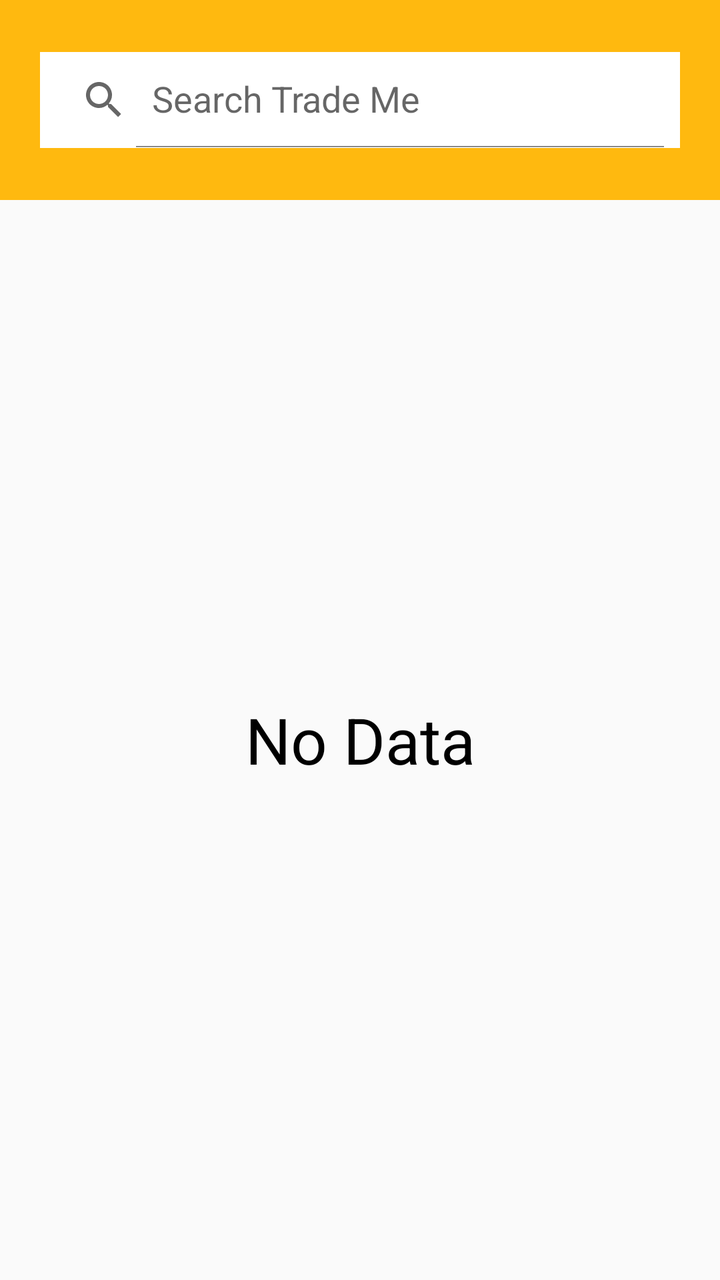
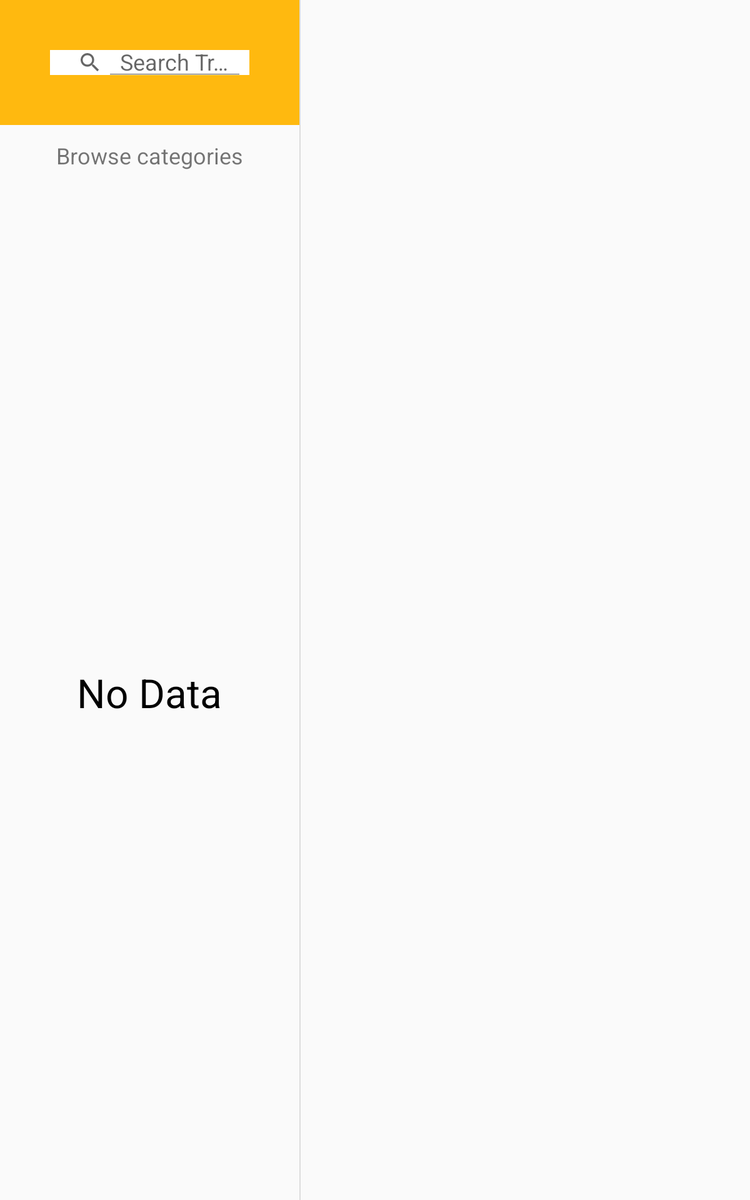

The same Android screen from two of the app's own layout files: first res/layout/ as a phone draws it, then the author's variant for another configuration, drawn on a device whose configuration selects that folder. Both files follow.
<!-- AndroidManifest.xml: application theme AppTheme -->
<!-- res/layout/activity_main.xml -->
<?xml version="1.0" encoding="utf-8"?>
<LinearLayout
    xmlns:android="http://schemas.android.com/apk/res/android"
    xmlns:tools="http://schemas.android.com/tools"
    android:layout_width="match_parent"
    android:layout_height="match_parent"
    android:orientation="vertical"
    android:focusable="true"
    android:focusableInTouchMode="true"
    tools:context="com.cheng.trademedemo.ui.activity.MainActivity">

    <include layout="@layout/search_box" />

    
    <FrameLayout
        android:id="@+id/category_path"
        android:layout_width="match_parent"
        android:layout_height="wrap_content"
        />

    <FrameLayout
        android:layout_width="match_parent"
        android:layout_height="0dp"
        android:layout_weight="1">
        <FrameLayout
            android:id="@+id/category_list"
            android:layout_width="match_parent"
            android:layout_height="match_parent"
            />

        <TextView
            style="@style/NoData"
            android:id="@+id/no_data"
            />

        <RelativeLayout
            style="@style/ProgressBarLayout"
            android:id="@+id/progress">
            <ProgressBar style="@style/ProgressBar" />
        </RelativeLayout>
    </FrameLayout>

</LinearLayout>
<!-- res/layout/search_box.xml (included above) -->
<?xml version="1.0" encoding="utf-8"?>
<RelativeLayout
    xmlns:android="http://schemas.android.com/apk/res/android"
    xmlns:app="http://schemas.android.com/apk/res-auto"
    android:id="@+id/search_layout"
    android:layout_width="match_parent"
    android:layout_height="@dimen/search_layout_height"
    android:background="@color/bg_search_box"
    >
    <android.support.v7.widget.SearchView
        android:id="@+id/search_trade_me"
        android:layout_width="match_parent"
        android:layout_height="wrap_content"
        android:layout_margin="@dimen/big"
        android:layout_centerInParent="true"
        android:background="@color/white"
        app:iconifiedByDefault="false"
        app:defaultQueryHint="@string/search_trade_me"
        />
</RelativeLayout>
<!-- resources referenced by this layout -->
<resources>
  <color name="bg_search_box">#FFB90F</color>
  <color name="white">@android:color/white</color>
  <dimen name="big">20dp</dimen>
  <dimen name="search_layout_height">100dp</dimen>
  <string name="search_trade_me">Search Trade Me</string>
  <style name="NoData">
          <item name="android:layout_width">match_parent</item>
          <item name="android:layout_height">match_parent</item>
          <item name="android:gravity">center</item>
          <item name="android:text">No Data</item>
          <item name="android:textColor">@color/black</item>
          <item name="android:textSize">32sp</item>
      </style>
  <style name="ProgressBar">
          <item name="android:layout_width">wrap_content</item>
          <item name="android:layout_height">wrap_content</item>
          <item name="android:layout_centerInParent">true</item>
      </style>
  <style name="ProgressBarLayout">
          <item name="android:layout_width">match_parent</item>
          <item name="android:layout_height">match_parent</item>
          <item name="android:background">@color/bg_progress_bar</item>
          <item name="android:visibility">gone</item>
      </style>
  <style name="AppTheme" parent="Theme.AppCompat.Light.NoActionBar">
          
          <item name="colorPrimary">@color/colorPrimary</item>
          <item name="colorPrimaryDark">@color/colorPrimaryDark</item>
          <item name="colorAccent">@color/colorAccent</item>
          <item name="android:textViewStyle">@style/TextViewStyle</item>
      </style>
  <color name="black">@android:color/black</color>
  <color name="bg_progress_bar">#BF000000</color>
  <color name="colorPrimary">#3F51B5</color>
  <color name="colorPrimaryDark">#303F9F</color>
  <color name="colorAccent">#FF4081</color>
  <style name="TextViewStyle" parent="android:Widget.TextView">
          <item name="android:fontFamily">sans-serif</item>
      </style>
</resources>
<!-- res/layout-sw600dp/activity_main.xml (the author's variant of the layout above) -->
<!-- drawn on a 7-inch tablet held upright -->
<?xml version="1.0" encoding="utf-8"?>
<LinearLayout
    xmlns:android="http://schemas.android.com/apk/res/android"
    android:layout_width="match_parent"
    android:layout_height="match_parent"
    android:orientation="horizontal"
    android:focusable="true"
    android:focusableInTouchMode="true"
    android:divider="?android:attr/dividerHorizontal"
    android:baselineAligned="false"
    android:showDividers="middle">

    <LinearLayout
        android:layout_width="0dp"
        android:layout_height="match_parent"
        android:layout_weight="2"
        android:orientation="vertical">

        <include layout="@layout/search_box" />

        <include layout="@layout/header_category_path" />

        <FrameLayout
            android:layout_width="match_parent"
            android:layout_height="match_parent">
            <FrameLayout
                android:id="@+id/category_list"
                android:layout_width="match_parent"
                android:layout_height="match_parent"
                />

            <TextView
                style="@style/NoData"
                android:id="@+id/no_data"
                />

            <RelativeLayout
                style="@style/ProgressBarLayout"
                android:id="@+id/progress">
                <ProgressBar style="@style/ProgressBar" />
            </RelativeLayout>
        </FrameLayout>

    </LinearLayout>

    <FrameLayout
        android:id="@+id/detail_fragment"
        android:layout_width="0dp"
        android:layout_height="match_parent"
        android:layout_weight="3"/>

</LinearLayout>
<!-- res/layout/header_category_path.xml (included above) -->
<?xml version="1.0" encoding="utf-8"?>
<TextView
    xmlns:android="http://schemas.android.com/apk/res/android"
    android:id="@+id/category_path"
    android:layout_width="match_parent"
    android:layout_height="wrap_content"
    android:layout_margin="@dimen/smaller"
    android:gravity="center"
    android:text="@string/browse_categories"
    android:textSize="@dimen/text_size_small"
    android:singleLine="true"
    android:ellipsize="middle"
    />
<!-- resources referenced by the variant -->
<!-- as a 7-inch tablet held upright resolves them -->
<resources>
  <color name="bg_search_box">#FFB90F</color>
  <color name="white">@android:color/white</color>
  <!-- from res/values-sw600dp/ -->
  <dimen name="big">40dp</dimen>
  <dimen name="search_layout_height">100dp</dimen>
  <!-- from res/values-sw600dp/ -->
  <dimen name="smaller">12dp</dimen>
  <!-- from res/values-sw600dp/ -->
  <dimen name="text_size_small">18sp</dimen>
  <string name="browse_categories">Browse categories</string>
  <string name="search_trade_me">Search Trade Me</string>
  <style name="NoData">
          <item name="android:layout_width">match_parent</item>
          <item name="android:layout_height">match_parent</item>
          <item name="android:gravity">center</item>
          <item name="android:text">No Data</item>
          <item name="android:textColor">@color/black</item>
          <item name="android:textSize">32sp</item>
      </style>
  <style name="ProgressBar">
          <item name="android:layout_width">wrap_content</item>
          <item name="android:layout_height">wrap_content</item>
          <item name="android:layout_centerInParent">true</item>
      </style>
  <style name="ProgressBarLayout">
          <item name="android:layout_width">match_parent</item>
          <item name="android:layout_height">match_parent</item>
          <item name="android:background">@color/bg_progress_bar</item>
          <item name="android:visibility">gone</item>
      </style>
  <style name="AppTheme" parent="Theme.AppCompat.Light.NoActionBar">
          
          <item name="colorPrimary">@color/colorPrimary</item>
          <item name="colorPrimaryDark">@color/colorPrimaryDark</item>
          <item name="colorAccent">@color/colorAccent</item>
          <item name="android:textViewStyle">@style/TextViewStyle</item>
      </style>
  <color name="black">@android:color/black</color>
  <color name="bg_progress_bar">#BF000000</color>
  <color name="colorPrimary">#3F51B5</color>
  <color name="colorPrimaryDark">#303F9F</color>
  <color name="colorAccent">#FF4081</color>
  <style name="TextViewStyle" parent="android:Widget.TextView">
          <item name="android:fontFamily">sans-serif</item>
      </style>
</resources>
